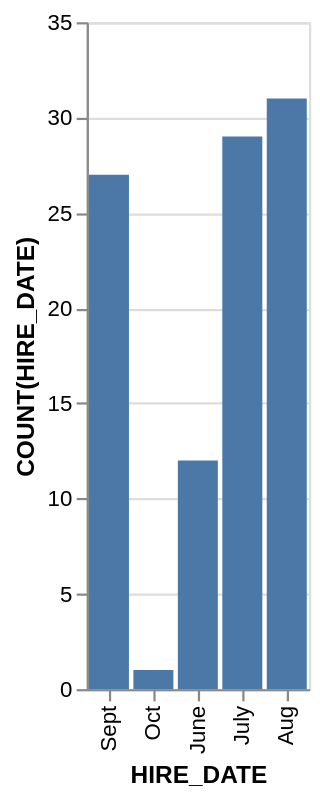

The specification (Vega-Lite) saved for this image:
### Vega-Lite specification from a JSON file in a GitHub repository (floating-point values rounded to 4 significant figures)
{"data": {"values": [{"x_data": "June", "y_data": 12}, {"x_data": "July", "y_data": 29}, {"x_data": "Aug", "y_data": 31}, {"x_data": "Sept", "y_data": 27}, {"x_data": "Oct", "y_data": 1}]}, "mark": "bar", "encoding": {"x": {"field": "x_data", "type": "nominal", "title": "HIRE_DATE", "sort": "descending"}, "y": {"field": "y_data", "type": "quantitative", "title": "COUNT(HIRE_DATE)"}}}
